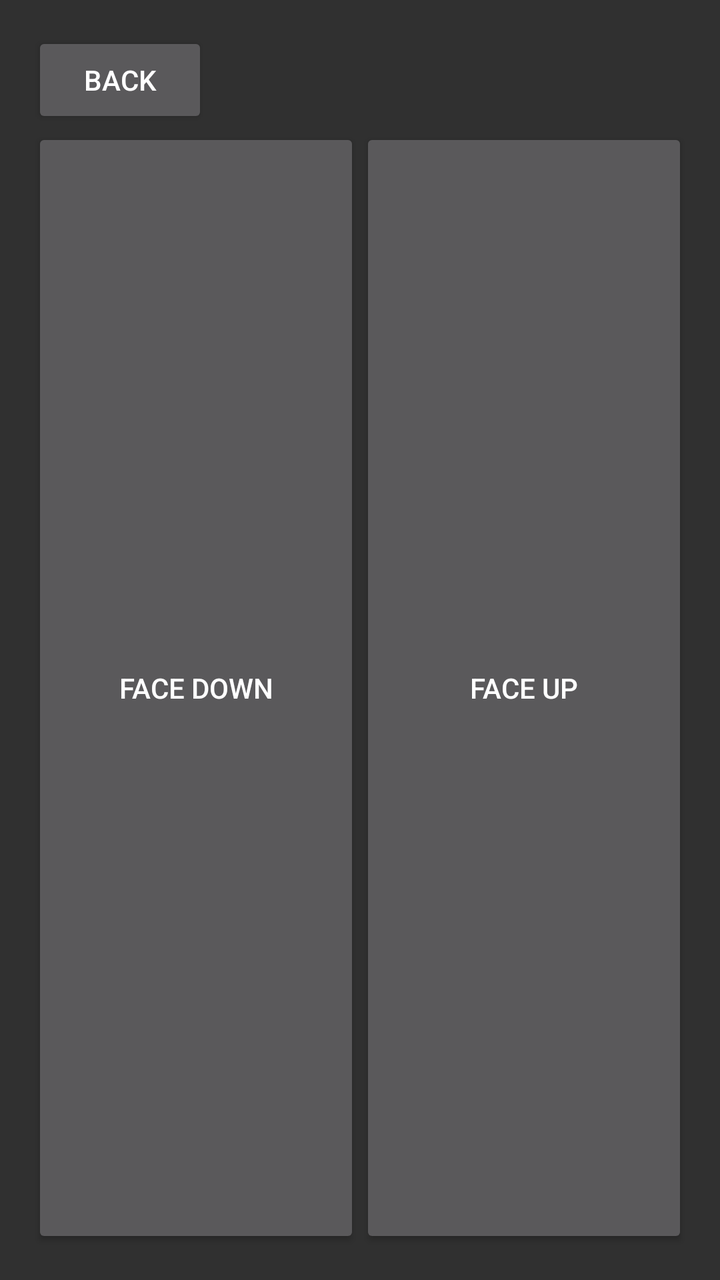
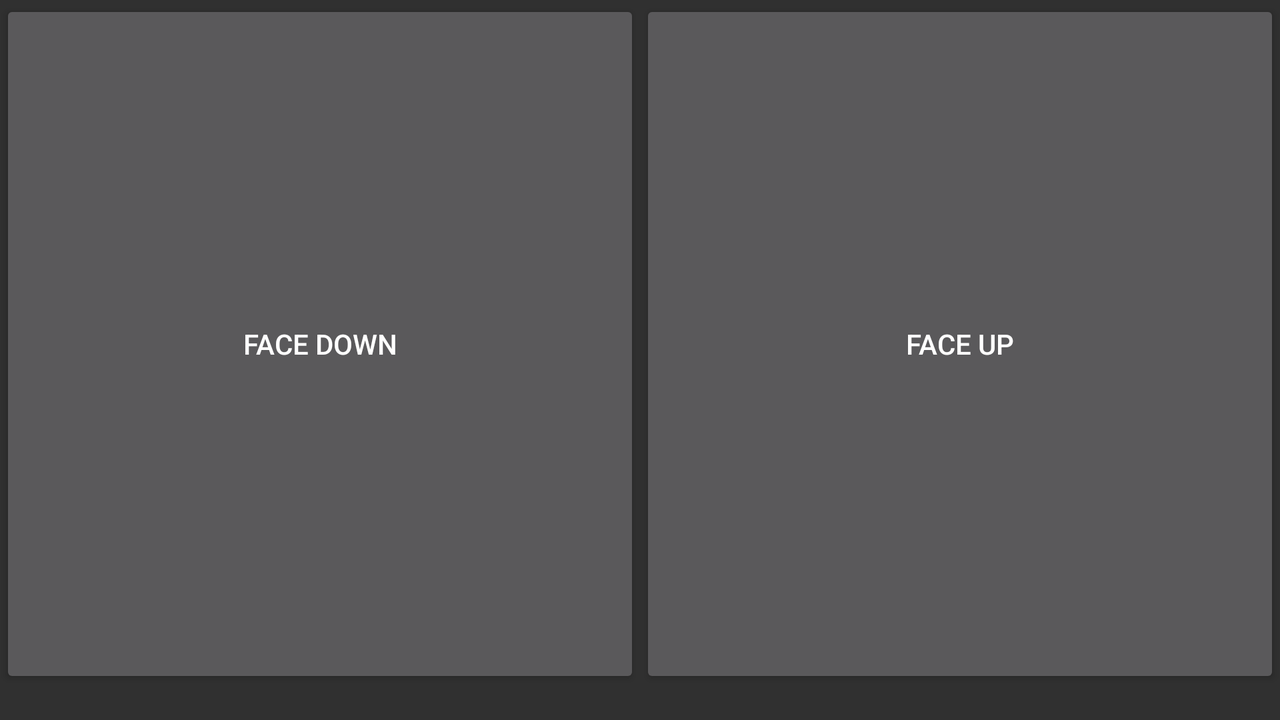

One screen, two layout resources from the same app: the default and the repository's alternative for another configuration. Each is rendered where Android would select it; the XML of both is given below.
<!-- AndroidManifest.xml: application theme AppTheme -->
<!-- res/layout/activity_place_card.xml -->
<?xml version="1.0" encoding="utf-8"?>
<RelativeLayout xmlns:android="http://schemas.android.com/apk/res/android"
    xmlns:tools="http://schemas.android.com/tools"
    android:id="@+id/activity_place_card"
    android:layout_width="match_parent"
    android:layout_height="match_parent"
    android:paddingBottom="@dimen/activity_vertical_margin"
    android:paddingLeft="@dimen/activity_horizontal_margin"
    android:paddingRight="@dimen/activity_horizontal_margin"
    android:paddingTop="@dimen/activity_vertical_margin"
    tools:context="android.com.holoyugioh.PlaceCardActivity">

    <Button
        android:layout_width="wrap_content"
        android:layout_height="wrap_content"
        android:text="@string/back"
        android:id="@+id/back" />

    <LinearLayout
        android:layout_width="match_parent"
        android:layout_height="match_parent"
        android:weightSum="1"
        android:layout_below="@+id/back" >

        <Button
            android:layout_width="match_parent"
            android:layout_height="match_parent"
            android:text="@string/face_down"
            android:id="@+id/face_down"
            android:layout_weight="0.5"/>

        <Button
            android:layout_width="match_parent"
            android:layout_height="match_parent"
            android:text="@string/face_up"
            android:id="@+id/face_up"
            android:layout_weight="0.5" />
    </LinearLayout>

    <TextView
        android:layout_width="wrap_content"
        android:layout_height="wrap_content"
        android:layout_alignParentTop="true"
        android:layout_centerHorizontal="true"
        android:id="@+id/card_name" />

</RelativeLayout>
<!-- resources referenced by this layout -->
<resources>
  <dimen name="activity_horizontal_margin">16dp</dimen>
  <dimen name="activity_vertical_margin">16dp</dimen>
  <string name="back">Back</string>
  <string name="face_down">Face Down</string>
  <string name="face_up">Face Up</string>
  <style name="AppTheme" parent="Theme.AppCompat.NoActionBar">
          
          <item name="colorPrimary">@color/colorPrimary</item>
          <item name="colorPrimaryDark">#000000</item>
          <item name="colorAccent">@color/colorAccent</item>
      </style>
  <color name="colorPrimary">#F44336</color>
  <color name="colorAccent">#FF5722</color>
</resources>
<!-- res/layout-land/activity_place_card.xml (the repository's variant of the layout above) -->
<!-- drawn on the phone turned sideways -->
<?xml version="1.0" encoding="utf-8"?>
<RelativeLayout xmlns:android="http://schemas.android.com/apk/res/android"
    xmlns:tools="http://schemas.android.com/tools"
    android:id="@+id/activity_place_card"
    android:layout_width="match_parent"
    android:layout_height="match_parent"
    android:paddingBottom="@dimen/activity_vertical_margin"
    tools:context="android.com.holoyugioh.PlaceCardActivity">

    <include layout="@layout/card_view_header" android:id="@+id/header"
        android:layout_width="match_parent"
        android:layout_height="wrap_content" />

    <LinearLayout
        android:layout_width="match_parent"
        android:layout_height="match_parent"
        android:weightSum="1"
        android:layout_below="@+id/header" >

        <Button
            android:layout_width="match_parent"
            android:layout_height="match_parent"
            android:text="@string/face_down"
            android:id="@+id/face_down"
            android:layout_weight="0.5"/>

        <Button
            android:layout_width="match_parent"
            android:layout_height="match_parent"
            android:text="@string/face_up"
            android:id="@+id/face_up"
            android:layout_weight="0.5" />
    </LinearLayout>

</RelativeLayout>
<!-- res/layout/card_view_header.xml (included above) -->
<LinearLayout xmlns:android="http://schemas.android.com/apk/res/android"
    android:orientation="horizontal" android:layout_width="match_parent"
    android:layout_height="match_parent"
    android:weightSum="1">

    <Button
        android:layout_width="wrap_content"
        android:layout_height="@dimen/header_height"
        android:text="@string/back"
        android:id="@+id/back"/>

    <TextView
        android:layout_width="0dp"
        android:layout_height="@dimen/header_height"
        android:text="@string/app_name"
        android:layout_weight="1"
        style="@style/header_text"
        android:id="@+id/card_name" />

    <Button
        android:layout_width="wrap_content"
        android:layout_height="@dimen/header_height"
        android:text="@string/menu"
        android:id="@+id/menu"/>

</LinearLayout>
<!-- resources referenced by the variant -->
<!-- as the phone turned sideways resolves them -->
<resources>
  <dimen name="activity_vertical_margin">16dp</dimen>
  <string name="app_name">HoloYugioh</string>
  <string name="back">Back</string>
  <string name="face_down">Face Down</string>
  <string name="face_up">Face Up</string>
  <string name="menu">Menu</string>
  <style name="header_text">
          <item name="android:gravity">center_horizontal</item>
          <item name="android:textSize">18sp</item>
          <item name="android:fontFamily">sans-serif-medium</item>
          <item name="android:textColor">#FFFFFF</item>
      </style>
  <style name="AppTheme" parent="Theme.AppCompat.NoActionBar">
          
          <item name="colorPrimary">@color/colorPrimary</item>
          <item name="colorPrimaryDark">#000000</item>
          <item name="colorAccent">@color/colorAccent</item>
      </style>
  <color name="colorPrimary">#F44336</color>
  <color name="colorAccent">#FF5722</color>
</resources>
